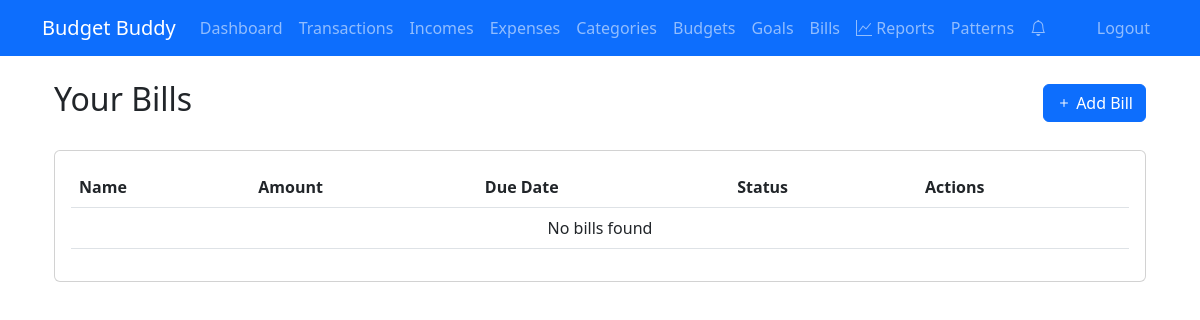
Page /bills/ (signed in) on the earlier database version.
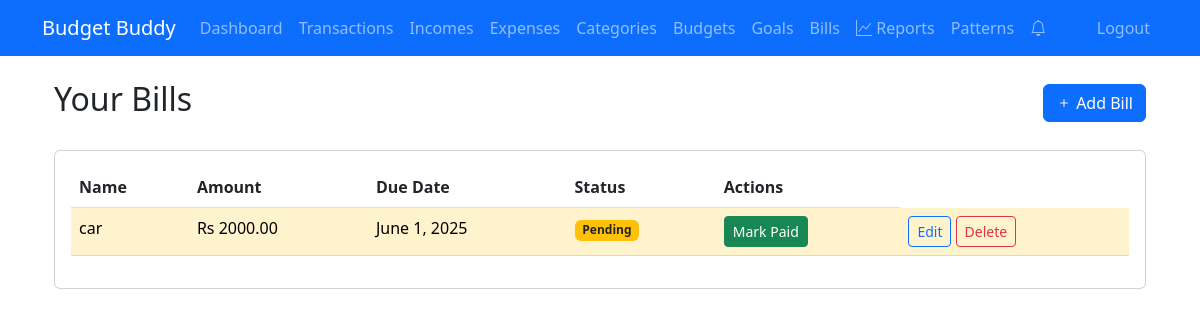
Same page on the later database version.
### tracker/models.py (models this page shows, shortened)
class Bill(models.Model):
    user = models.ForeignKey(User, on_delete=models.CASCADE)
    name = models.CharField(max_length=100)
    amount = models.DecimalField(max_digits=10, decimal_places=2)
    due_date = models.DateField()
    is_paid = models.BooleanField(default=False)
    recurring = models.BooleanField(default=False)
    recurring_frequency = models.CharField(max_length=20, blank=True, choices=[
        ('WEEKLY', 'Weekly'),
        ('MONTHLY', 'Monthly'),
        ('YEARLY', 'Yearly')
    ])

### tracker/views.py (the view)
# urls.py: path('bills/', bill_list, name='bill_list'),
@login_required
def bill_list(request):
    bills = Bill.objects.filter(user=request.user).order_by('due_date')
    return render(request, 'tracker/bill_list.html', {'bills': bills})

### tracker/context_processors.py (called while the page is built)
def notifications_count(request):
    if request.user.is_authenticated:
        return {
            'unread_notifications_count': Notification.objects.filter(
                user=request.user,
                is_read=False
            ).count()
        }
    return {'unread_notifications_count': 0}

### tracker/models.py (called while the page is built)
    def __str__(self):
        return f"{self.name} ({self.get_category_type_display()})"

    def progress(self):
        expenses = Transaction.objects.filter(
            user=self.user,
            category=self.category,
            date__gte=self.start_date,
            date__lte=self.end_date
        ).aggregate(total=models.Sum('amount'))['total'] or 0
        return min((expenses / self.amount) * 100, 100) if self.amount else 0

    def progress(self):
        return (self.current_amount / self.target_amount) * 100 if self.target_amount else 0

### tracker/utils.py (called while the page is built)
def should_send_notification(notification_type, user, message):
    now = timezone.now()
    threshold = {
        'BUDGET': timedelta(hours=12),
        'GOAL': timedelta(days=1),
        'BILL': timedelta(days=1)
    }.get(notification_type, timedelta(days=1))
    existing = Notification.objects.filter(
        user=user,
        notification_type=notification_type,
        message=message,
        is_active=True
    ).order_by('-last_sent').first()
    if not existing:
        return True
    if existing.repeat_frequency == 'ONCE':
        return False
    elif existing.repeat_frequency == 'DAILY' and (now - existing.last_sent) >= timedelta(days=1):
        return True
    elif existing.repeat_frequency == 'WEEKLY' and (now - existing.last_sent) >= timedelta(weeks=1):
        return True
    return False

def create_notification(user, message, notification_type, repeat_frequency='ONCE'):
    if should_send_notification(notification_type, user, message):
        Notification.objects.create(
            user=user,
            message=message,
            notification_type=notification_type,
            repeat_frequency=repeat_frequency
        )

def check_budget_alerts(user):
    budgets = Budget.objects.filter(user=user)
    for budget in budgets:
        progress = budget.progress()
        if progress >= 90:
            create_notification(
                user,
                f"Budget for {budget.category} is at {progress}%",
                'BUDGET',
                'DAILY' if progress >= 95 else 'WEEKLY'
            )

### templates/tracker/bill_list.html
{% extends 'base.html' %}
{% block content %}
<div class="container">
    <div class="d-flex justify-content-between align-items-center mb-4">
        <h2>Your Bills</h2>
        <a href="{% url 'add_bill' %}" class="btn btn-primary">
            <i class="bi bi-plus"></i> Add Bill
        </a>
    </div>
    <div class="card">
        <div class="card-body">
            <table class="table">
                <thead>
                    <tr>
                        <th>Name</th>
                        <th>Amount</th>
                        <th>Due Date</th>
                        <th>Status</th>
                        <th>Actions</th>
                    </tr>
                </thead>
                <tbody>
                    {% for bill in bills %}
                    {% if not bill.is_paid or not bill.recurring %}
                    <tr class="{% if not bill.is_paid and bill.due_date < today %}table-danger{% elif not bill.is_paid %}table-warning{% endif %}">
                        <td>{{ bill.name }}</td>
                        <td>Rs {{ bill.amount }}</td>
                        <td>{{ bill.due_date }}</td>
                        <td>
                            {% if bill.is_paid %}
                                <span class="badge bg-success">Paid</span>
                            {% else %}
                                <span class="badge bg-warning text-dark">Pending</span>
                            {% endif %}
                        </td>
                        <td>
                            {% if not bill.is_paid %}
                                <a href="{% url 'mark_bill_paid' bill.id %}" class="btn btn-sm btn-success">
                                    Mark Paid
                                </a>
                            {% endif %}
                        </td>
                        <td>
                            <a href="{% url 'edit_bill' bill.id %}" class="btn btn-sm btn-outline-primary">Edit</a>
                            <a href="{% url 'delete_bill' bill.id %}" class="btn btn-sm btn-outline-danger">Delete</a>
                        </td>
                    </tr>
                    {% endif %}
                    {% empty %}
                    <tr>
                        <td colspan="5" class="text-center">No bills found</td>
                    </tr>
                    {% endfor %}
                </tbody>
            </table>
        </div>
    </div>
</div>
{% endblock %}

### templates/base.html (shortened to what this page needs)
{% load static %}
<!DOCTYPE html>
<html lang="en">
<head>
    <link href="https://cdn.jsdelivr.net/npm/bootstrap@5.3.0/dist/css/bootstrap.min.css" rel="stylesheet">
    <link rel="stylesheet" href="https://cdn.jsdelivr.net/npm/bootstrap-icons@1.10.0/font/bootstrap-icons.css">
</head>
<body>
    <nav class="navbar navbar-expand-lg navbar-dark bg-primary">
        <div class="container">
            <a class="navbar-brand" href="{% url 'dashboard' %}">Budget Buddy</a>
            <div class="collapse navbar-collapse" id="navbarNav">
                <ul class="navbar-nav me-auto">
                    <li class="nav-item">
                        <a class="nav-link" href="{% url 'dashboard' %}">Dashboard</a>
                    </li>
                    <li class="nav-item">
                        <a class="nav-link" href="{% url 'transactions' %}">Transactions</a>
                    </li>
                    <li class="nav-item">
                        <a class="nav-link" href="{% url 'incomes' %}">Incomes</a>
                    </li>
                    <li class="nav-item">
                        <a class="nav-link" href="{% url 'expenses' %}">Expenses</a>
                    </li>
                    <li class="nav-item">
                        <a class="nav-link" href="{% url 'categories' %}">Categories</a>
                    </li>
                    <li class="nav-item">
                        <a class="nav-link" href="{% url 'budgets' %}">Budgets</a>
                    </li>
                    <li class="nav-item">
                        <a class="nav-link" href="{% url 'goals' %}">Goals</a>
                    </li>
                    <li class="nav-item">
                        <a class="nav-link" href="{% url 'bill_list' %}">Bills</a>
                    </li>
                    <li class="nav-item">
                        <a class="nav-link" href="{% url 'reports' %}"><i class="bi bi-graph-up"></i> Reports</a>
                    </li>
                    <li class="nav-item">
                        <a class="nav-link" href="{% url 'spending_patterns' %}">
                            Patterns
                        </a>
                    </li>
                    <li class="nav-item">
                        <a class="nav-link position-relative" href="{% url 'notifications' %}">
                            <i class="bi bi-bell"></i>
                        </a>
                    </li>
                </ul>
                <ul class="navbar-nav">
                    <li class="nav-item">
                        <a class="nav-link" href="{% url 'logout' %}">Logout</a>
                    </li>
                </ul
            </div>
        </div>
    </nav>
    <div class="container mt-4">
        {% block content %}{% endblock %}
    </div>
</body>
</html>

Differences in the rows shown:
added Bill: name "car", amount "2000.00", due_date "June 1, 2025", is_paid "Pending"
Other differences:
text no longer shown: "No bills found"
